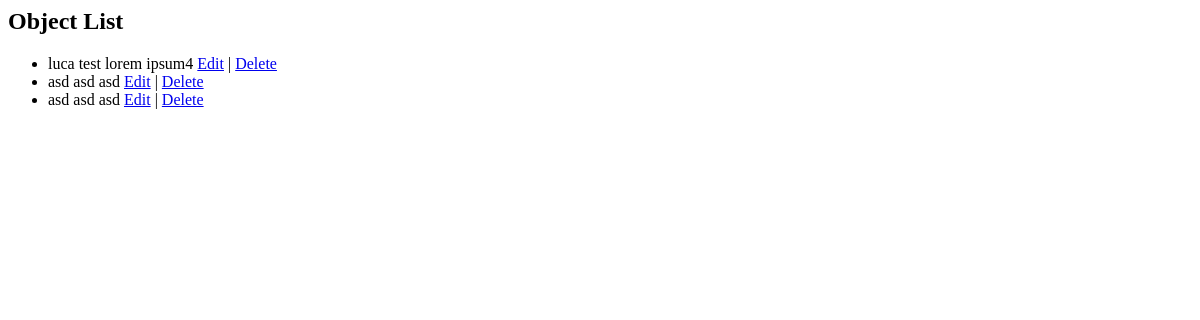
The app's page /blog_read/, older data.
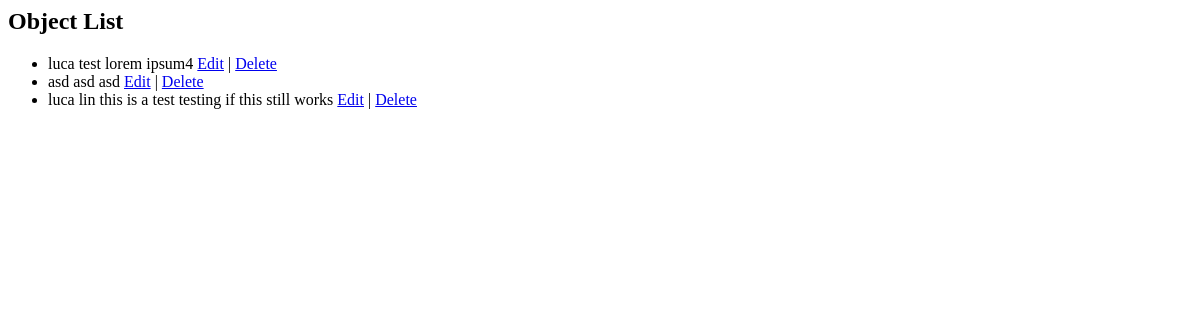
The same page, newer data.
### blog/models.py (models this page shows)
class BlogPost(models.Model):
    username = models.CharField(max_length=30)
    title=models.CharField(max_length=100)
    content = models.TextField()

### blog/views.py (the view)
# urls.py: path('blog_read/', BlogPostListView.as_view(), name='read_class'),
class BlogPostListView(ListView):
    model = BlogPost
    template_name = 'blog_read.html'
    context_object_name = 'objects'

### blog/templates/blog_read.html
{% block content %}
  <h2>Object List</h2>
  <ul>
    {% for object in object_list %}
      <li>
        {{ object.username }}
        {{ object.title }}
        {{ object.content }}
        <a href="{% url 'update_class' object.id %}">Edit</a> |
        <a href="{% url 'delete_class' object.id %}">Delete</a>
      </li>
    {% empty %}
      <li>No objects available.</li>
    {% endfor %}
  </ul>
{% endblock %}

Row changes from the older to the newer data that the page shows:
removed BlogPost: username "asd", title "asd", content "asd"
added BlogPost: username "luca lin", title "this is a test", content "testing if this still works"
